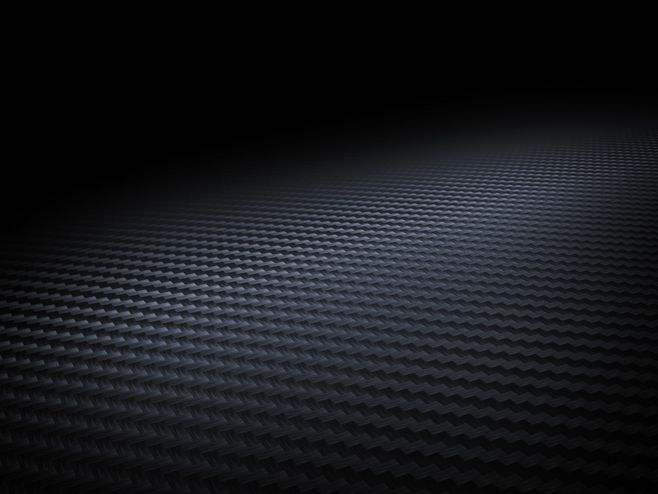
#> input picture src/raw.bmp, 658 x 494 px, found by its file name
$ jupyter execute Untitled.ipynb   (older library calls are emulated)
#> lines starting #> are read from the running program, lines starting #| are printed output that depends on the picture
[cell 1]
# -*- coding: utf-8 -*-
from PIL import Image
import os, sys

save_image_name = "../images/New.png"
raw_name = "../images/raw.bmp"
res_file = "../images"  # 资源照片路径
mw = 100  # 单个照片的尺寸

[cell 2]
def load_raw(raw_name, data_list, _size):
#> called with raw_name = '../images/raw.bmp', _size = (5, 5)
    im = Image.open(raw_name)
#> im is the input picture: PIL image 658x494 RGB; mean R, G, B 22.6, 23.7, 28.1
    w, h = im.size
#> w = 658; h = 494

    for i in range(w):
        for j in range(h):
            v = im.getpixel((i, j))
            if v != 0:
                # 将灰度图的像素映射到照片墙的坐标内
                x = int(i * _size[0] / w)
                y = int(j * _size[1] / h)
                data_list[x][y] = 1
#> after the loop, data_list = [[1, 1, 1, 1, 1], [1, 1, 1, 1, 1], [1, 1, 1, 1, 1], [1, 1, 1, 1, 1], [1, 1, 1, 1, 1]]
#> `save_image = Image.new('RGBA', (mw * w, mw * h))`: save_image: PIL image 500x500 RGBA; every value is 0

[cell 3]
def get_picture_list(picture_list):
    for filename in os.listdir(res_file):
        filepath = os.path.join(res_file, filename)
        picture_list.append(filepath)
#> pass 2 of the loop in get_picture_list, `for filename in os.listdir(res_file):`:
#> pass 3 of the loop in get_picture_list, `for filename in os.listdir(res_file):`:

# 绘制一张照片到指定位置
def draw_picture(save_image, x, y, im_name):
#> called with x = 0, y = 0, im_name = '../images/robocup_team.png'
    in_image = Image.open(im_name)
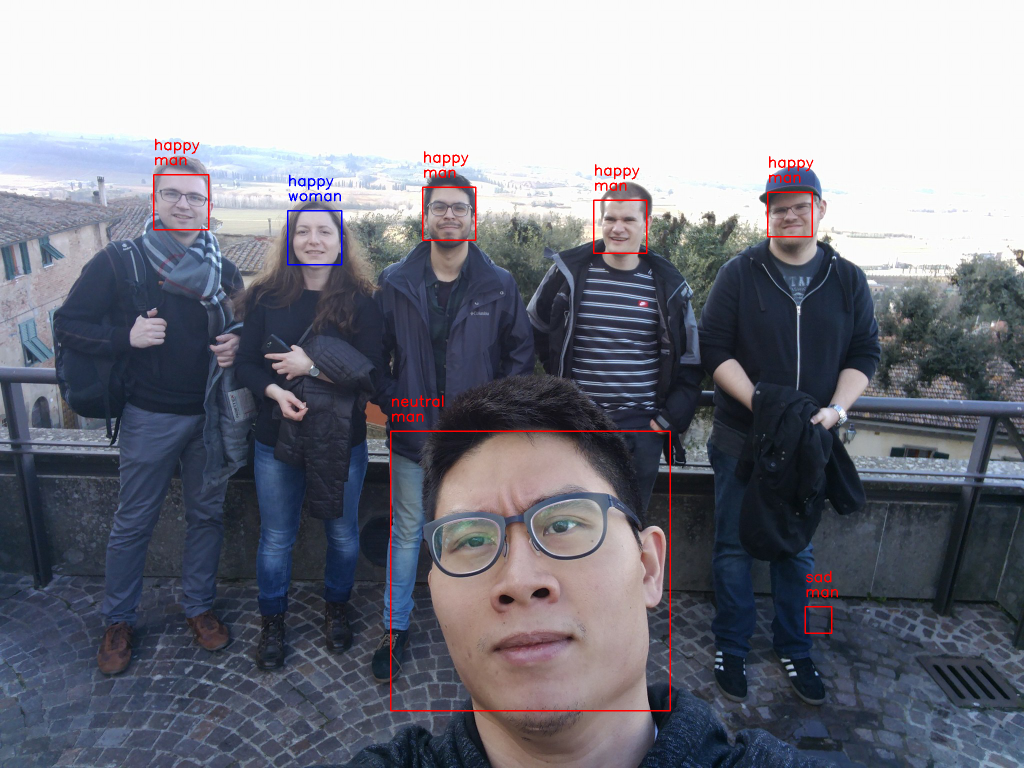
#> input picture images/robocup_team.png, 2048 x 1536 px (shown at 1/2 size)
#> in_image is the input picture: PIL image 2048x1536 RGB; mean R, G, B 122.5, 124.1, 134.1
    # Image.ANTIALIA 抗锯齿
    in_image = in_image.resize((mw, mw), Image.ANTIALIAS)
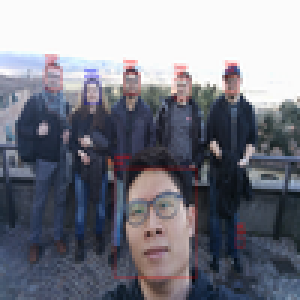
#> in_image: PIL image 100x100 RGB (shown 3 times larger); mean R, G, B 122.5, 124.1, 134.1
    save_image.paste(in_image, ((x - 1) * mw, (y - 1) * mw))

[cell 4]
# 照片墙能容纳的最大照片数量 20 * 20
w, h = (5, 5)
data_list = [[0 for col in range(h)] for row in range(w)]
# 加载灰度图, 照片墙样式
load_raw(raw_name, data_list, (w, h))
# 创建一张新的照片
save_image = Image.new('RGBA', (mw * w, mw * h))

# 获取所有照片路径名称
picture_list = []
get_picture_list(picture_list)
pos = 0
print(len(picture_list))

[cell 5]
data_list

[cell 6]
# 按照样式, 缩放绘制照片到指定位置
for i in range(w):
    for j in range(h):
        if data_list[i][j] > 0:
            draw_picture(save_image, i, j, picture_list[pos])
            print(i, j)
            pos += 1
            pos = pos % len(picture_list)
#> pass 2 of the loop `for i in range(w):`:
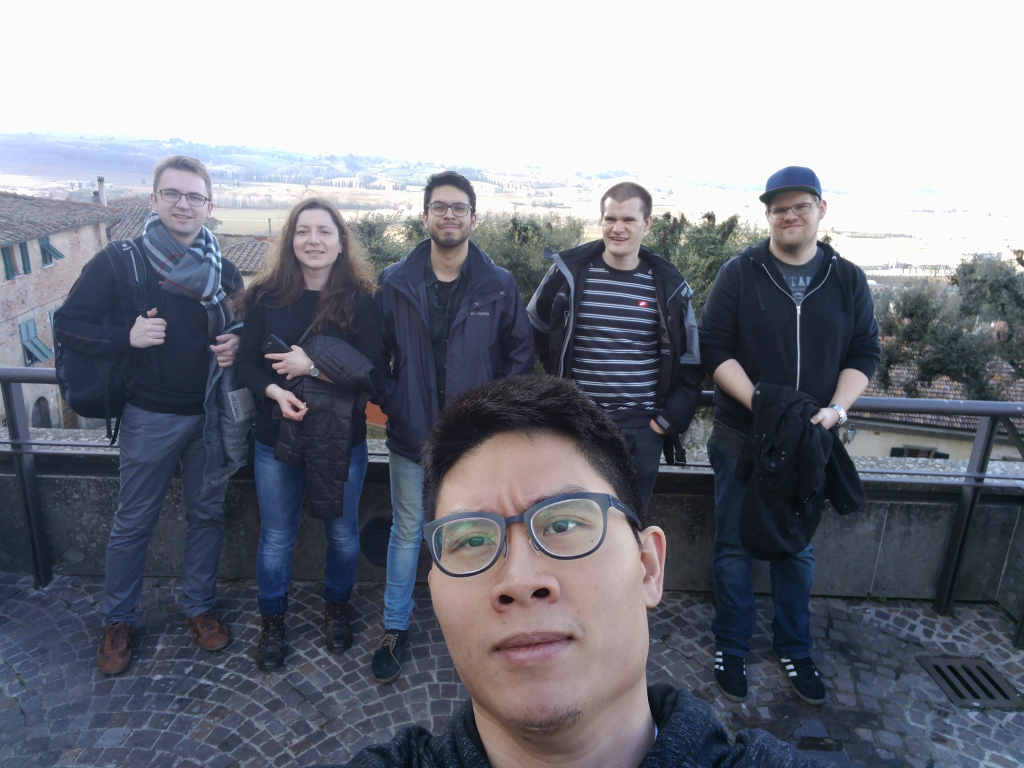
#> input picture images/test_image.jpg, 2048 x 1536 px (shown at 1/2 size)
#> in draw_picture, in_image is the input picture: PIL image 2048x1536 RGB; mean R, G, B 121.8, 124.9, 134.8
#> in draw_picture (call 6), `in_image = in_image.resize((mw, mw), Image.ANTIALIAS)`:
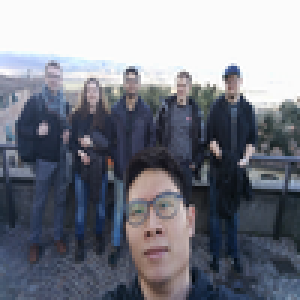
#> in_image: PIL image 100x100 RGB (shown 3 times larger); mean R, G, B 121.8, 124.9, 134.8
#> pass 3 of the loop `for i in range(w):`:
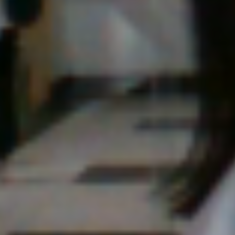
#> input picture images/smile_0.png, 235 x 235 px
#> in draw_picture, in_image is the input picture: PIL image 235x235 RGB; mean R, G, B 73, 71.8, 66.9
#> in_image: PIL image 100x100 RGB
#> in draw_picture (call 11), `save_image.paste(in_image, ((x - 1) * mw, (y - 1) * mw))`:
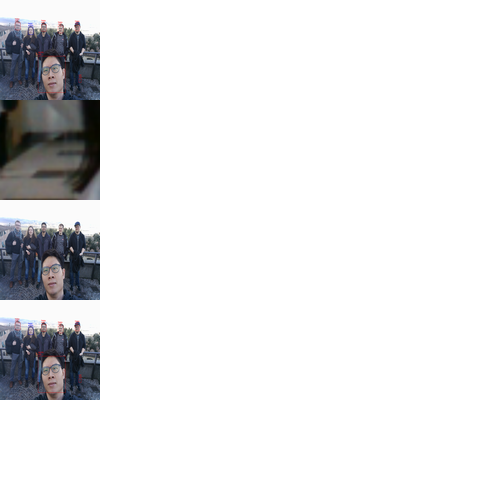
#> save_image: PIL image 500x500 RGBA; mean R, G, B, A 17.6, 17.8, 18.8, 40.8; transparent parts drawn white
#> the loop made 5 passes; the first 3 are shown

# 保存
save_image.show()
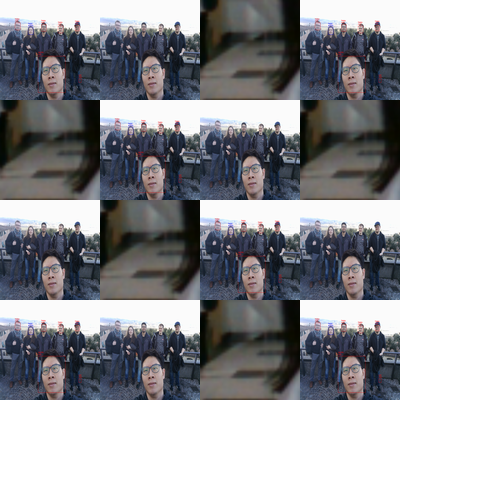
#> shown: PIL image 500x500 RGBA; mean R, G, B, A 68.4, 69.1, 72.5, 163.2; transparent parts drawn white
save_image.save(save_image_name)
